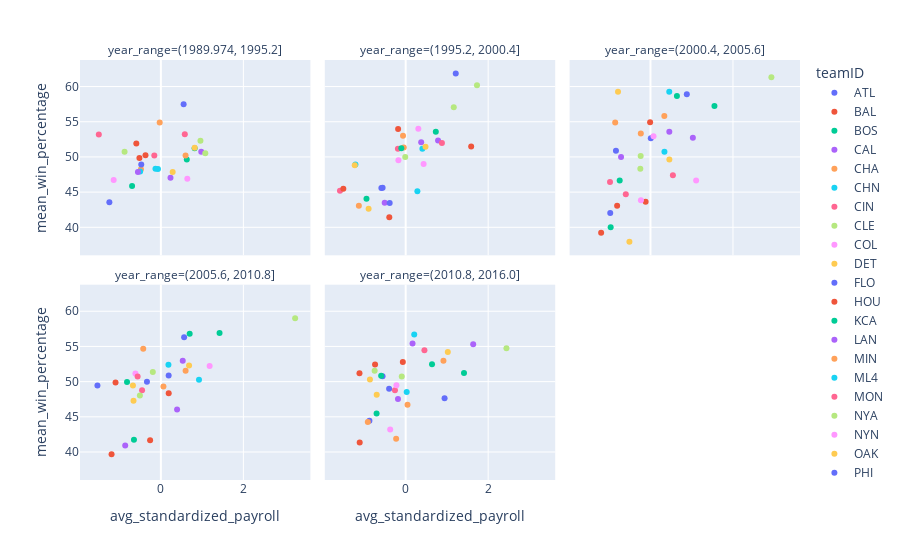

Notebook code cell kept with this figure:
### Markdown cell above
##Question 3


Discuss how the plots from Problem 4 and Problem 6 reflect the transformation you did on the payroll variable.


---
Centering the data around zero and dividing the standard deviation so that the resultant data has standard deviation 1 and mean 0. This procedure is called standardization or normalization and the result is called z-score.

Payroll is dependent on the year (The mean payroll increases per time). We have removed this time dependency on payroll.

We can observe that
1. NYA's standardized payroll deviated the most in most of the situations and has impressive win percentage.
2. OAK as usual has the the one of the best win percentage in the year range 2001 - 2005

### Code cell
#Plotting with coordinates
px.scatter(stand_data, x='avg_standardized_payroll', y='mean_win_percentage', color='teamID',
            facet_col='year_range', facet_col_wrap=3)
